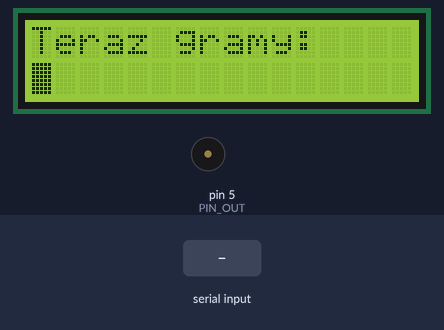
Bench run of a sketch on a simulated Arduino Uno, built with avr-gcc and run on an emulated ATmega328P. On the bench: 16×2 character LCD, buzzer (waves = sounding). Inputs (shaded band) come from the test bench.

Above: at 2.1 s.
2.2 s: "1" received over Serial
At 4.0 s:
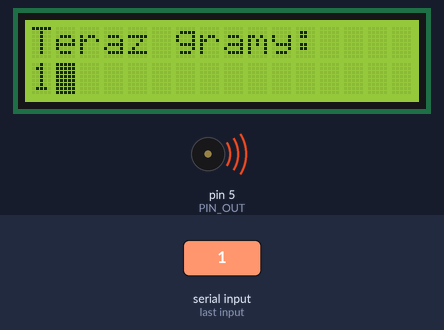
At 7.6 s:
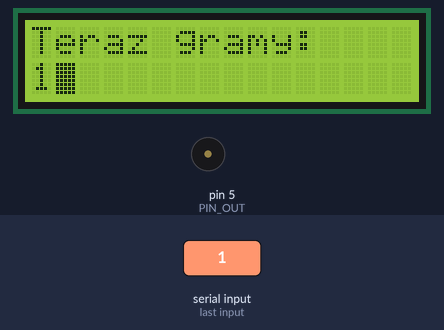
Timing chart, 0 to 9.1 s (numbered marks = the images above; inputs shaded):
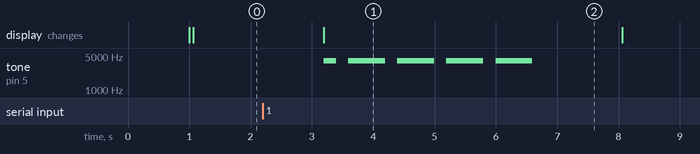

The sketch:

Text2Morse.ino
```cpp
#include <LiquidCrystal.h> //Dołączenie bilbioteki
//Define the LED Pin
#define PIN_OUT        5
//Define unit length in ms
#define UNIT_LENGTH    200

//Build a struct with the morse code mapping
static const struct {const char letter, *code;} MorseMap[] =
{
	{ 'A', ".-" },
	{ 'B', "-..." },
	{ 'C', "-.-." },
	{ 'D', "-.." },
	{ 'E', "." },
	{ 'F', "..-." },
	{ 'G', "--." },
	{ 'H', "...." },
	{ 'I', ".." },
	{ 'J', ".---" },
	{ 'K', "-.-" },
	{ 'L', ".-.." },
	{ 'M', "--" },
	{ 'N', "-." },
	{ 'O', "---" },
	{ 'P', ".--." },
	{ 'Q', "--.-" },
	{ 'R', ".-." },
	{ 'S', "..." },
	{ 'T', "-" },
	{ 'U', "..-" },
	{ 'V', "...-" },
	{ 'W', ".--" },
	{ 'X', "-..-" },
	{ 'Y', "-.--" },
	{ 'Z', "--.." },
	{ ' ', "     " }, //Gap between word, seven units

	{ '1', ".----" },
	{ '2', "..---" },
	{ '3', "...--" },
	{ '4', "....-" },
	{ '5', "....." },
	{ '6', "-...." },
	{ '7', "--..." },
	{ '8', "---.." },
	{ '9', "----." },
	{ '0', "-----" },

	{ '.', "·–·–·–" },
	{ ',', "--..--" },
	{ '?', "..--.." },
	{ '!', "-.-.--" },
	{ ':', "---..." },
	{ ';', "-.-.-." },
	{ '(', "-.--." },
	{ ')', "-.--.-" },
	{ '"', ".-..-." },
	{ '@', ".--.-." },
	{ '&', ".-..." },
};
char incomingByte[20];
LiquidCrystal lcd(13, 12, 11, 10, 9, 8); //Informacja o podłączeniu nowego wyświetlacza

void setup()
{
  pinMode( PIN_OUT, OUTPUT );
  digitalWrite( PIN_OUT, LOW );
  Serial.begin(9600);
}

void loop()
{
  delay(1000);
  int index = 0;
  while (Serial.available() > 0) // Don't read unless
                                   // there you know there is data
    {
        if(index < 19) // One less than the size of the array
        {
            char inChar = Serial.read(); // Read a character
            incomingByte[index] = inChar; // Store it
            index++; // Increment where to write next
        }
    }
  incomingByte[index] = '\0'; // Null terminate the string

  // say what you got:
  pinMode( PIN_OUT, OUTPUT );
  digitalWrite( PIN_OUT, LOW );
  lcd.begin(16, 2); //Deklaracja typu
  lcd.setCursor(0, 0); //Ustawienie kursora
  lcd.print("Teraz gramy:"); //Wyświetlenie tekstu
  lcd.setCursor(0, 1); //Ustawienie kursora
  lcd.print(incomingByte); //Wyświetlenie tekstu
  lcd.blink(); //Włącznie kursora
  //lcd.clear();

  String morseWord = encode(incomingByte);

  for(int i=0; i<=morseWord.length(); i++)
  {
    switch( morseWord[i] )
    {
      case '.': //dit
        tone(PIN_OUT, 4000);
        delay( UNIT_LENGTH );
        noTone(PIN_OUT);
        delay( UNIT_LENGTH );

        break;

      case '-': //dah
        tone(PIN_OUT, 4000);
        delay( UNIT_LENGTH*3 );
        noTone(PIN_OUT);
        delay( UNIT_LENGTH );

        break;

      case ' ': //gap
        delay( UNIT_LENGTH );
    }
  }
}

String encode(const char* string)
{
  size_t i, j;
  String morseWord = "";

  for( i = 0; string[i]; ++i )
  {
    for( j = 0; j < sizeof MorseMap / sizeof *MorseMap; ++j )
    {
      if( toupper(string[i]) == MorseMap[j].letter )
      {
        morseWord += MorseMap[j].code;
        break;
      }
    }
    morseWord += " "; //Add tailing space to seperate the chars
  }

  return morseWord;
}
```

Measured:
- after the input at 2.2 s, tone on pin 5 (PIN_OUT): silent → 4000 Hz after 0.99 s, then repeats every 0.80 s: silent 0.20 s, 4000 Hz 0.60 s, until it stays silent from 6.6 s; the display: changes after 0.99 s (image 1)
